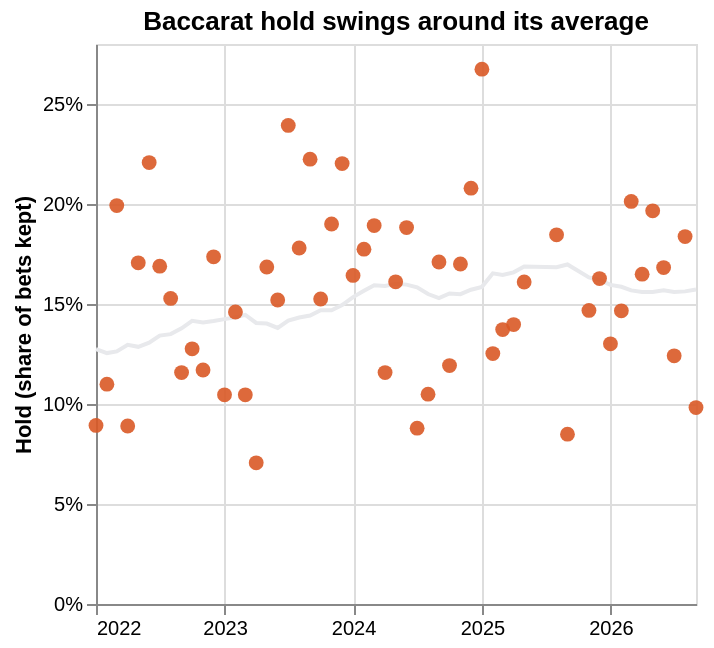

The notebook cell saved with this chart:
### Code cell
#| hide
#| caption: Monthly baccarat hold on the Strip (dots) against its trailing two-year average (line). Hover for the month's baccarat win.
pts = alt.Chart(bac).mark_circle(size=55, color=ORANGE, opacity=0.9).encode(
    x=alt.X("month:T", title=None),
    y=alt.Y("hold:Q", title="Hold (share of bets kept)", axis=alt.Axis(format="%")),
    tooltip=[alt.Tooltip("month:T", format="%b %Y", title="Month"), alt.Tooltip("hold:Q", format=".1%", title="Hold"),
             alt.Tooltip("win_m:Q", format=",.0f", title="Baccarat win ($M)")],
)
line = alt.Chart(bac).mark_line(color="#e8e9ec", strokeWidth=2).encode(x="month:T", y="hold_trailing_24m:Q")
(line + pts).properties(title="Baccarat hold swings around its average", height=280)

### Figure 1 — Vega-Lite specification as saved in the notebook (floating-point values rounded to 4 significant figures)
{"config": {"view": {"continuousWidth": 300, "continuousHeight": 300}}, "layer": [{"mark": {"type": "line", "color": "#e8e9ec", "strokeWidth": 2}, "encoding": {"x": {"field": "month", "type": "temporal"}, "y": {"field": "hold_trailing_24m", "type": "quantitative"}}}, {"mark": {"type": "circle", "color": "#d95926", "opacity": 0.9, "size": 55}, "encoding": {"tooltip": [{"field": "month", "format": "%b %Y", "title": "Month", "type": "temporal"}, {"field": "hold", "format": ".1%", "title": "Hold", "type": "quantitative"}, {"field": "win_m", "format": ",.0f", "title": "Baccarat win ($M)", "type": "quantitative"}], "x": {"field": "month", "title": null, "type": "temporal"}, "y": {"axis": {"format": "%"}, "field": "hold", "title": "Hold (share of bets kept)", "type": "quantitative"}}}], "data": {"name": "data-1791b3f0420bb70fb82783c316aceb01"}, "height": 280, "title": "Baccarat hold swings around its average", "$schema": "https://vega.github.io/schema/vega-lite/v6.4.1.json", "datasets": {"data-1791b3f0420bb70fb82783c316aceb01": [{"month": "2022-01-01T00:00:00", "hold": 0.0893, "hold_trailing_24m": 0.1275, "win_m": 69.16}, {"month": "2022-02-01T00:00:00", "hold": 0.1099, "hold_trailing_24m": 0.1255, "win_m": 65.79}, {"month": "2022-03-01T00:00:00", "hold": 0.1992, "hold_trailing_24m": 0.1263, "win_m": 129.3}, {"month": "2022-04-01T00:00:00", "hold": 0.089, "hold_trailing_24m": 0.1296, "win_m": 52.16}, {"month": "2022-05-01T00:00:00", "hold": 0.1706, "hold_trailing_24m": 0.1286, "win_m": 136.4}, {"month": "2022-06-01T00:00:00", "hold": 0.2207, "hold_trailing_24m": 0.1307, "win_m": 145.0}, {"month": "2022-07-01T00:00:00", "hold": 0.1689, "hold_trailing_24m": 0.1342, "win_m": 140.9}, {"month": "2022-08-01T00:00:00", "hold": 0.1528, "hold_trailing_24m": 0.1349, "win_m": 99.73}, {"month": "2022-09-01T00:00:00", "hold": 0.1157, "hold_trailing_24m": 0.1379, "win_m": 84.17}, {"month": "2022-10-01T00:00:00", "hold": 0.1276, "hold_trailing_24m": 0.1416, "win_m": 66.71}, {"month": "2022-11-01T00:00:00", "hold": 0.117, "hold_trailing_24m": 0.1408, "win_m": 60.22}, {"month": "2022-12-01T00:00:00", "hold": 0.1736, "hold_trailing_24m": 0.1415, "win_m": 154.4}, {"month": "2023-01-01T00:00:00", "hold": 0.1046, "hold_trailing_24m": 0.1424, "win_m": 96.92}, {"month": "2023-02-01T00:00:00", "hold": 0.146, "hold_trailing_24m": 0.1434, "win_m": 103.1}, {"month": "2023-03-01T00:00:00", "hold": 0.1046, "hold_trailing_24m": 0.1446, "win_m": 68.74}, {"month": "2023-04-01T00:00:00", "hold": 0.0706, "hold_trailing_24m": 0.1405, "win_m": 48.53}, {"month": "2023-05-01T00:00:00", "hold": 0.1685, "hold_trailing_24m": 0.1402, "win_m": 134.7}, {"month": "2023-06-01T00:00:00", "hold": 0.152, "hold_trailing_24m": 0.138, "win_m": 104.0}, {"month": "2023-07-01T00:00:00", "hold": 0.2393, "hold_trailing_24m": 0.1416, "win_m": 194.1}, {"month": "2023-08-01T00:00:00", "hold": 0.178, "hold_trailing_24m": 0.1432, "win_m": 119.4}, {"month": "2023-09-01T00:00:00", "hold": 0.2224, "hold_trailing_24m": 0.1443, "win_m": 151.5}, {"month": "2023-10-01T00:00:00", "hold": 0.1525, "hold_trailing_24m": 0.1468, "win_m": 93.24}, {"month": "2023-11-01T00:00:00", "hold": 0.19, "hold_trailing_24m": 0.1469, "win_m": 183.0}, {"month": "2023-12-01T00:00:00", "hold": 0.2202, "hold_trailing_24m": 0.1494, "win_m": 224.5}, {"month": "2024-01-01T00:00:00", "hold": 0.1643, "hold_trailing_24m": 0.1535, "win_m": 101.2}, {"month": "2024-02-01T00:00:00", "hold": 0.1774, "hold_trailing_24m": 0.1566, "win_m": 183.5}, {"month": "2024-03-01T00:00:00", "hold": 0.1892, "hold_trailing_24m": 0.1594, "win_m": 114.6}, {"month": "2024-04-01T00:00:00", "hold": 0.1157, "hold_trailing_24m": 0.159, "win_m": 79.11}, {"month": "2024-05-01T00:00:00", "hold": 0.1611, "hold_trailing_24m": 0.1601, "win_m": 123.0}, {"month": "2024-06-01T00:00:00", "hold": 0.1882, "hold_trailing_24m": 0.1597, "win_m": 139.6}, {"month": "2024-07-01T00:00:00", "hold": 0.0879, "hold_trailing_24m": 0.1583, "win_m": 68.98}, {"month": "2024-08-01T00:00:00", "hold": 0.1049, "hold_trailing_24m": 0.155, "win_m": 82.3}, {"month": "2024-09-01T00:00:00", "hold": 0.171, "hold_trailing_24m": 0.153, "win_m": 93.16}, {"month": "2024-10-01T00:00:00", "hold": 0.1192, "hold_trailing_24m": 0.1553, "win_m": 71.0}, {"month": "2024-11-01T00:00:00", "hold": 0.17, "hold_trailing_24m": 0.1549, "win_m": 152.1}, {"month": "2024-12-01T00:00:00", "hold": 0.2079, "hold_trailing_24m": 0.1571, "win_m": 204.3}, {"month": "2025-01-01T00:00:00", "hold": 0.2674, "hold_trailing_24m": 0.1586, "win_m": 219.9}, {"month": "2025-02-01T00:00:00", "hold": 0.1252, "hold_trailing_24m": 0.1653, "win_m": 91.0}, {"month": "2025-03-01T00:00:00", "hold": 0.1372, "hold_trailing_24m": 0.1645, "win_m": 77.06}, {"month": "2025-04-01T00:00:00", "hold": 0.1397, "hold_trailing_24m": 0.1658, "win_m": 109.7}, {"month": "2025-05-01T00:00:00", "hold": 0.161, "hold_trailing_24m": 0.1687, "win_m": 115.8}, {"month": "2025-08-01T00:00:00", "hold": 0.1846, "hold_trailing_24m": 0.1684, "win_m": 118.5}, {"month": "2025-09-01T00:00:00", "hold": 0.0849, "hold_trailing_24m": 0.1698, "win_m": 55.73}, {"month": "2025-11-01T00:00:00", "hold": 0.1468, "hold_trailing_24m": 0.1633, "win_m": 144.2}, {"month": "2025-12-01T00:00:00", "hold": 0.1627, "hold_trailing_24m": 0.162, "win_m": 161.0}, {"month": "2026-01-01T00:00:00", "hold": 0.1301, "hold_trailing_24m": 0.1595, "win_m": 123.3}, {"month": "2026-02-01T00:00:00", "hold": 0.1466, "hold_trailing_24m": 0.1586, "win_m": 124.0}, {"month": "2026-03-01T00:00:00", "hold": 0.2013, "hold_trailing_24m": 0.1568, "win_m": 153.7}, {"month": "2026-04-01T00:00:00", "hold": 0.1649, "hold_trailing_24m": 0.156, "win_m": 130.2}, {"month": "2026-05-01T00:00:00", "hold": 0.1966, "hold_trailing_24m": 0.156, "win_m": 178.9}, {"month": "2026-06-01T00:00:00", "hold": 0.1682, "hold_trailing_24m": 0.1568, "win_m": 107.0}, {"month": "2026-07-01T00:00:00", "hold": 0.1241, "hold_trailing_24m": 0.156, "win_m": 121.9}, {"month": "2026-08-01T00:00:00", "hold": 0.1837, "hold_trailing_24m": 0.1563, "win_m": 157.2}, {"month": "2026-09-01T00:00:00", "hold": 0.0982, "hold_trailing_24m": 0.1573, "win_m": 58.62}]}}
